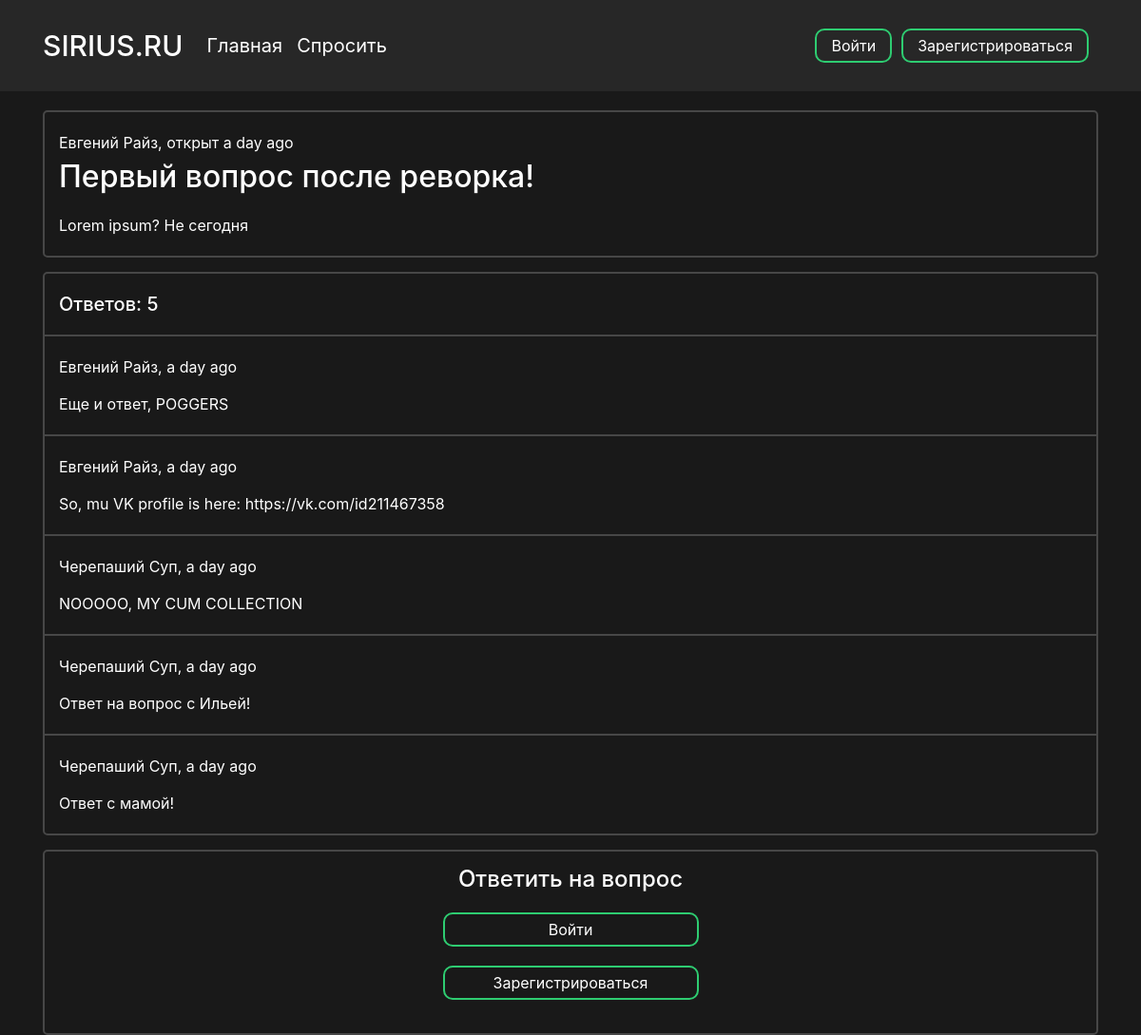
/question/1, run on an earlier commit of the app's database.
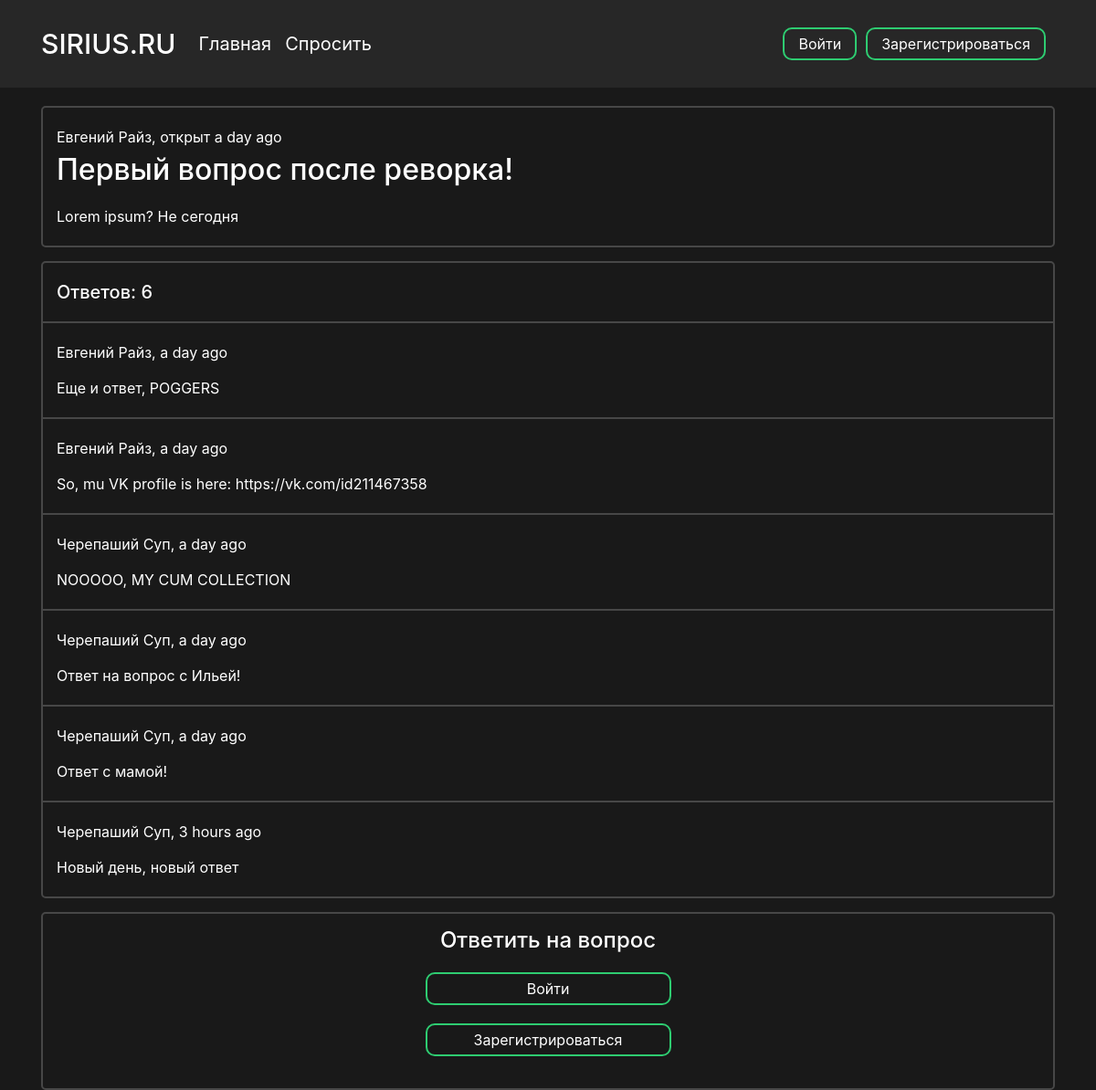
And on a later commit of the database.
### data/questions.py (models this page shows)
class Answer(SqlAlchemyBase):
    __tablename__ = 'answers'
    id = sqlalchemy.Column(sqlalchemy.Integer,
                           primary_key=True, autoincrement=True)
    text = sqlalchemy.Column(sqlalchemy.String)
    user_id = sqlalchemy.Column(sqlalchemy.Integer,
                                sqlalchemy.ForeignKey("users.id"))
    user = orm.relation('User')
    question_id = sqlalchemy.Column(sqlalchemy.Integer,
                                sqlalchemy.ForeignKey("questions.id"))
    question = orm.relation('Question')
    created_date = sqlalchemy.Column(sqlalchemy.DateTime,
                                      default=datetime.datetime.utcnow)

### data/users.py (models this page shows, shortened)
class User(SqlAlchemyBase, UserMixin):
    __tablename__ = 'users'
    id = sqlalchemy.Column(sqlalchemy.Integer,
                           primary_key=True, autoincrement=True)
    surname = sqlalchemy.Column(sqlalchemy.String, nullable=True)
    name = sqlalchemy.Column(sqlalchemy.String, nullable=True)
    age = sqlalchemy.Column(sqlalchemy.Integer, nullable=True)
    country = sqlalchemy.Column(sqlalchemy.String, nullable=True)
    city = sqlalchemy.Column(sqlalchemy.String, nullable=True)
    email = sqlalchemy.Column(sqlalchemy.String,
                              index=True, unique=True, nullable=True)
    hashed_password = sqlalchemy.Column(sqlalchemy.String, nullable=True)
    registration_date = sqlalchemy.Column(sqlalchemy.DateTime,
                                      default=datetime.datetime.utcnow)

### main.py (the view, shortened to what this page needs)
@app.route('/question/<int:question_id>', methods=['GET', 'POST'])
def question_page(question_id):
    form = AnswerForm()
    db_sess = db_session.create_session()
    question = db_sess.query(Question).filter(Question.id == question_id).first()
    answers = db_sess.query(Answer).filter(Answer.question_id == question_id).all()
    return render_template(
                        'question.html',
                        id=question_id,
                        question=question,
                        form=form
                    )

### data/db_session.py (called while the page is built)
def create_session() -> Session:
    global __factory
    return __factory()

### data/questions.py (called while the page is built)
    def get_answers(self):
        from data import db_session
        db_sess = db_session.create_session()
        answers= db_sess.query(Answer).filter(Answer.question_id == self.id).all()
        return answers

### templates/question.html (shortened to what this page needs)
<head>
    <link rel="stylesheet" type="text/css" href="{{ url_for('static', filename='css/question.css')}}">
</head>
{% extends "base.html" %}
{% block content %}
<div class="question-wrapper">
    <div class="question">
        <p class="user-name">{{ question.user.name }} {{ question.user.surname }}, открыт {{ moment(question.created_date).fromNow(refresh=True) }}</p>
        <h2 class="question-title">{{ question.title }}</h2>
        <p class="question-text">{{ question.text }}</p>
    </div>
</div>
<div class="answers">
    {% set answers = question.get_answers() %}
    <div class="answer-count-wrapper">
        <div class="answer-count">
            <h5 class="counter">Ответов: {{ answers|length }}</h5>
        </div>
    </div>
    <div class="answers-block">
        {% for item in answers %}
            <div class="answer-block-wrapper">
                <div class="answer-block">
                    <p class="user-name">{{ item.user.name }} {{ item.user.surname }}, {{ moment(item.created_date).fromNow(refresh=True) }}</p>
                    <p class="question-text">{{ item.text }}</p>
                </div>
            </div>
        {% endfor %}
    </div>
</div>
<div class="answer-form">
    <h4 class="title">Ответить на вопрос</h4>
    {% if current_user %}
        {% if current_user.is_authenticated %}
            <form class="box" action="" method="post">
                {{ form.hidden_tag() }}
                {{ form.text(type="text", autocomplete="off") }}
                {{ form.submit(type="submit") }}
                {{message}}
            </form>
        {% else %}
            <a class="answer-btn" href="{{ url_for('login') }}">Войти</a>
            <a class="answer-btn" href="{{ url_for('reqister') }}">Зарегистрироваться</a>
        {% endif %}
    {% endif %}
</div>
{% endblock %}

What changed in the data, as far as the page shows it:
added Answer: user.name "Черепаший", user.surname "Суп", created_date "3 hours ago", text "Новый день, новый ответ"
Also different on the page:
{{ answers|length }}: "5" → "6"
